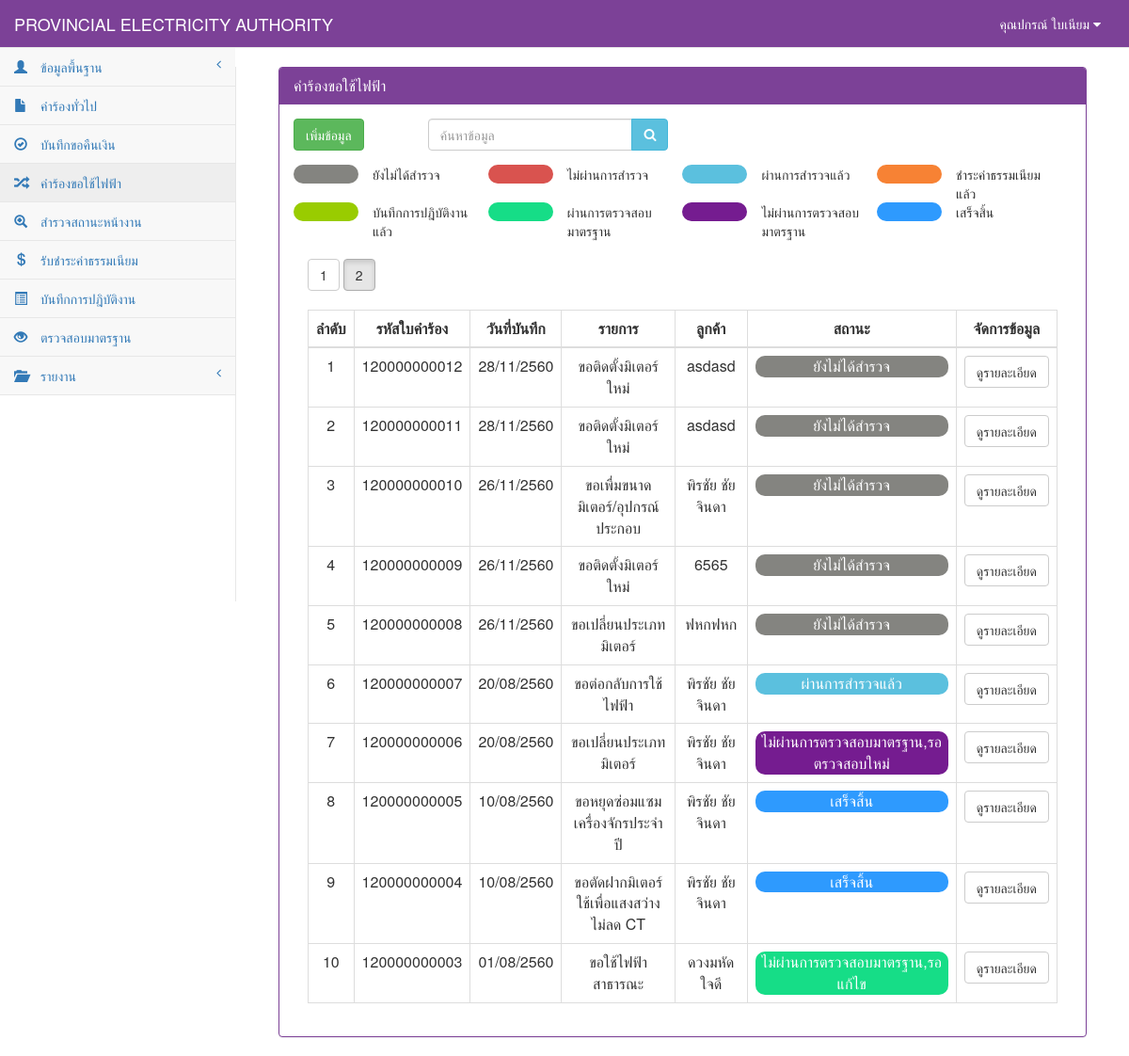
The app's page /RequestElectricity_show.php (signed in), older data.
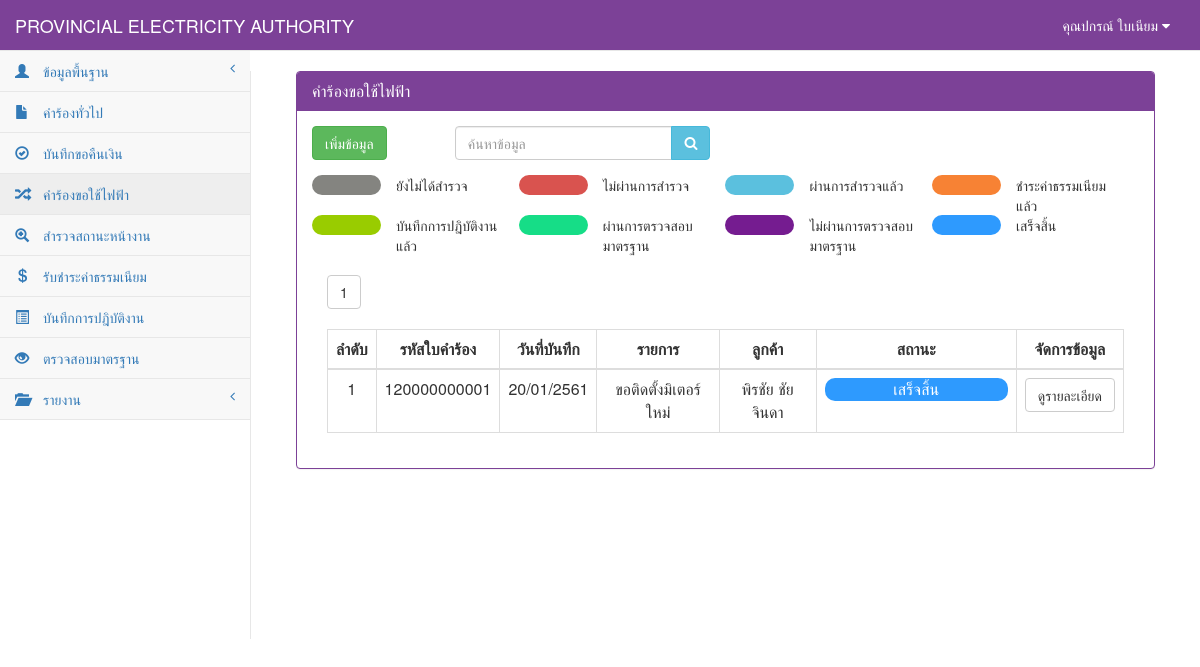
The same page, newer data.
### tables this page shows
CREATE TABLE `tb_electricity` (
  `re_id` char(12) NOT NULL,
  `re_date` date NOT NULL,
  `re_branch` varchar(50) NOT NULL,
  `user_id` char(13) NOT NULL,
  `cus_id` char(13) NOT NULL,
  `re_place_type` int(1) NOT NULL,
  `re_place_other` varchar(50) NOT NULL,
  `re_place_name` varchar(50) NOT NULL,
  `re_place_homeid` varchar(20) NOT NULL,
  `re_place_number` varchar(20) NOT NULL,
  `re_place_village` varchar(20) NOT NULL,
  `re_place_room` varchar(10) NOT NULL,
  `re_place_floor` varchar(5) NOT NULL,
  `re_place_alley` varchar(50) NOT NULL,
  `re_place_alleyway` varchar(50) NOT NULL,
  `re_place_road` varchar(50) NOT NULL,
  `re_place_villno` varchar(2) NOT NULL,
  `re_place_district` varchar(30) NOT NULL,
  `re_place_canton` varchar(30) NOT NULL,
  `re_place_province` varchar(30) NOT NULL,
  `re_place_post` varchar(10) NOT NULL,
  `re_place_tel` char(10) NOT NULL,
  `re_place_fax` char(10) NOT NULL,
  `re_place_email` varchar(30) NOT NULL,
  `re_place_service` varchar(10) NOT NULL,
  `re_contact_place` varchar(100) NOT NULL,
  `re_contact_homeid` varchar(20) NOT NULL,
  `re_contact_number` varchar(20) NOT NULL,
  `re_contact_village` varchar(20) NOT NULL,
  `re_contact_room` varchar(10) NOT NULL,
  `re_contact_floor` varchar(5) NOT NULL,
  `re_contact_alley` varchar(50) NOT NULL,
  `re_contact_alleyway` varchar(50) NOT NULL,
  `re_contact_road` varchar(50) NOT NULL,
  `re_contact_villno` varchar(2) NOT NULL,
  `re_contact_district` varchar(30) NOT NULL,
  `re_contact_canton` varchar(30) NOT NULL,
  `re_contact_province` varchar(30) NOT NULL,
  `re_contact_post` varchar(10) NOT NULL,
  `re_contact_tel` char(10) NOT NULL,
  `re_contact_fax` char(10) NOT NULL,
  `re_contact_email` varchar(30) NOT NULL,
  `re_want_type` int(2) NOT NULL,
  `re_want_other` varchar(100) NOT NULL,
  `re_detail` varchar(100) NOT NULL,
  `re_use_type` int(1) NOT NULL,
  `re_use_other` varchar(255) NOT NULL,
  `re_dateset` date NOT NULL,
  `re_keep_type` int(1) NOT NULL,
  `re_keep_name` varchar(255) NOT NULL,
  `re_keep_homeid` varchar(20) NOT NULL,
  `re_keep_number` varchar(20) NOT NULL,
  `re_keep_village` varchar(20) NOT NULL,
  `re_keep_room` varchar(20) NOT NULL,
  `re_keep_floor` varchar(5) NOT NULL,
  `re_keep_alley` varchar(50) NOT NULL,
  `re_keep_alleyway` varchar(50) NOT NULL,
  `re_keep_road` varchar(50) NOT NULL,
  `re_keep_villno` varchar(2) NOT NULL,
  `re_keep_district` varchar(30) NOT NULL,
  `re_keep_canton` varchar(30) NOT NULL,
  `re_keep_province` varchar(30) NOT NULL,
  `re_keep_post` varchar(10) NOT NULL,
  `re_keep_tel` char(10) NOT NULL,
  `re_keep_fax` char(10) NOT NULL,
  `re_keep_email` varchar(30) NOT NULL,
  `re_picture` varchar(255) NOT NULL,
  `re_status` int(1) NOT NULL,
  `re_pay` int(1) NOT NULL,
  PRIMARY KEY  (`re_id`,`re_keep_district`)
);

CREATE TABLE `tb_customer` (
  `cus_id` char(13) NOT NULL,
  `cus_first` int(2) NOT NULL,
  `cus_name` varchar(50) NOT NULL,
  `cus_type` varchar(30) NOT NULL,
  `cus_code` char(9) NOT NULL,
  `cus_tax` char(13) NOT NULL,
  `cus_homeid` varchar(20) NOT NULL,
  `cus_number` varchar(20) NOT NULL,
  `cus_village` varchar(20) NOT NULL,
  `cus_room` varchar(10) NOT NULL,
  `cus_floor` varchar(5) NOT NULL,
  `cus_alley` varchar(50) NOT NULL,
  `cus_alleyway` varchar(50) NOT NULL,
  `cus_road` varchar(50) NOT NULL,
  `cus_vilno` varchar(2) NOT NULL,
  `cus_district` varchar(30) NOT NULL,
  `cus_canton` varchar(30) NOT NULL,
  `cus_province` varchar(30) NOT NULL,
  `cus_post` varchar(10) NOT NULL,
  `cus_tel` char(10) NOT NULL,
  `cus_fax` char(10) NOT NULL,
  `cus_email` varchar(30) NOT NULL,
  PRIMARY KEY  (`cus_id`)
);

### connect_db.php (called while the page is built, shortened)
<?php
$dbname="pea";
$limit=10;
?>

### RequestElectricity_show.php (the view, shortened to what the changed rows need)
<?php
include "connect_db.php";
function Dateim($mydate){
    $d=split("-",$mydate);
    $mydate=$d[2]."/".$d[1]."/".($d[0]+543);
    return "$mydate";
}
?>
<!DOCTYPE html>
<html>
<head>
    <link href="vendor/bootstrap/css/bootstrap.css" rel="stylesheet">
    <link href="vendor/metisMenu/metisMenu.css" rel="stylesheet">
    <link href="dist/css/sb-admin-2.css" rel="stylesheet">
    <link href="vendor/font-awesome/css/font-awesome.css" rel="stylesheet" type="text/css">
</head>
<body>
    <div id="page-wrapper">
        <div class="col-sm-12 ">
            <div class="panel panel-primary">
                <div class="panel-heading">
                    <h2 class="panel-title">คำร้องขอใช้ไฟฟ้า</h2>
                </div>
            <div class="panel-body">
                <br>
            <div class="col-sm-12">
                <div class="table-responsive">
                    <?php
                        $sql_all_rows="select * from tb_electricity order by re_id";
                        $result_all_rows=mysql_db_query($dbname,$sql_all_rows);
                        $rows=mysql_num_rows($result_all_rows);
                        $total_page=ceil($rows/$limit);
                        if($_GET[start]==""){ $start="1"; }else{ $start=$_GET[start]; }
                    ?>
                    <?php
                    for($i=1;$i<=$total_page;$i++){
                            if($start==$i){
                                    echo "<a href='RequestElectricity_show.php?start=".$i."&limit=".$limit."'><button class='btn btn-default '>".$i."</button></a>&nbsp;";
                            }else{
                                    echo "<a href='RequestElectricity_show.php?start=".$i."&limit=".$limit."' c><button class='btn btn-default active'>".$i."</button></a>&nbsp;";
                            }
                    }
                    ?> <br><br>
                    <table width="100%" class="table table-bordered table-hover">
                        <thead>
                            <tr>
                                <th class=" text-center" >ลำดับ</th>
                                <th class=" text-center" >รหัสใบคำร้อง</th>
                                <th class=" text-center" >วันที่บันทึก</th>
                                <th class=" text-center" >รายการ</th>
                                <th class=" text-center" >ลูกค้า</th>
                                <th class=" text-center" style="min-width: 200">สถานะ</th>
                                <th class=" text-center">จัดการข้อมูล</th>
                            </tr>
                        </thead>
                            <tbody>
                            <?php
                                if($_GET[start]=="" || $_GET[start]=="1"){
                                        $page="0";
                                }else{
                                        $page=($_GET[start]-1)*$limit;
                                }
                                $sql="select * from tb_electricity where re_id like '%".$_POST[search]."%' order by re_id desc limit $page,$limit";
                                $result=mysql_db_query($dbname,$sql);
                                    if(mysql_num_rows($result)>0){
                                        while($array=mysql_fetch_array($result)){
                                            $page++;
                                            $sqlcus="select * from tb_customer where cus_id='".$array[cus_id]."'";
                                            $resultcus=mysql_db_query($dbname,$sqlcus);
                                            $arraycus=mysql_fetch_array($resultcus);
                                            if ($array[re_want_type] == 0) {
                                                $want = "ขอติดตั้งมิเตอร์ใหม่";
                                            } elseif ($array[re_want_type] == 1) {
                                                $want = "ขอตัดฝากมิเตอร์โดยไม่ใช้ไฟฟ้า";
                                            } elseif ($array[re_want_type] == 2) {
                                                $want = "ขอต่อกลับการใช้ไฟฟ้า";
                                            } elseif ($array[re_want_type] == 3) {
                                                $want = "ขอเพื่มขนาดมิเตอร์/อุปกรณ์ประกอบ";
                                            } elseif ($array[re_want_type] == 4) {
                                                $want = "ขอเปลี่ยนประเภทมิเตอร์";
                                            } elseif ($array[re_want_type] == 5) {
                                                $want = "ขอหยุดซ่อมแซมเครื่องจักรประจำปี";
                                            } elseif ($array[re_want_type] == 6) {
                                                $want = "ขอใช้ไฟฟ้าชั่วคราวแบบเหมาจ่าย";
                                            } elseif ($array[re_want_type] == 7) {
                                                $want = "ขอติดตั้งไฟฟ้าชั่วคราว";
                                            } elseif ($array[re_want_type] == 8) {
                                                $want = "ขอตัดฝากมิเตอร์ใช้เพื่อแสงสว่างไม่ลด CT";
                                            } elseif ($array[re_want_type] == 9) {
                                                $want = "ขอยกเลิกเลิกการใช้ไฟฟ้า";
                                            } elseif ($array[re_want_type] == 10) {
                                                $want = "ชอลดขนาดมิเตอร์/อุปกรณ์ประกอบ";
                                            } elseif ($array[re_want_type] == 11) {
                                                $want = "ขอใช้ไฟฟ้าสาธารณะ";
                                            } elseif ($array[re_want_type] == 12) {
                                                $want = "ขอตัดมิเตอร์ใช้เพื่อแสงสว่างลด CT";
                                            } elseif ($array[re_want_type] == 13) {
                                                $want = "ขอย้ายจุดติดตั้งมิเตอร์/อุปกรณ์ประกอบ";
                                            } elseif ($array[re_want_type] == 14) {
                                                $want = "ขอเปลี่ยนมิเตอร์กรณีชำรุด";
                                            } elseif ($array[re_want_type] == 15) {
                                                $want = "ขอใช้ไฟฟ้าตู้โทรศัพท์ต่อตรง";
                                            } elseif ($array[re_want_type] == 16) {
                                                $want = $array[re_place_other];
                                            }
                                            if($array[re_status]==0){
                                                $label="ยังไม่ได้สำรวจ";
                                                $status="#848480";
                                            }elseif($array[re_status]==1){
                                               $status="#5bc0de";
                                               $label="ผ่านการสำรวจแล้ว";
                                            }elseif($array[re_status]==2){
                                               $status="#F78234";
                                               $label="ชำระค่าธรรมเนียมแล้ว";
                                            }elseif($array[re_status]==3){
                                               $status="#99cc00";
                                               $label="บันทึกการปฎิบัติงานแล้ว";
                                            }elseif($array[re_status]==4){
                                               $status="#16DD87";
                                               $label="ไม่ผ่านการตรวจสอบมาตรฐาน,รอแก้ไข";
                                            }elseif($array[re_status]==5){
                                               $status="#751C90";
                                               $label="ไม่ผ่านการตรวจสอบมาตรฐาน,รอตรวจสอบใหม่";
                                            }elseif($array[re_status]==6){
                                               $status="#2E9AFE";
                                               $label="เสร็จสิ้น";
                                            }elseif($array[re_status]==9){
                                               $status="#d9534f";
                                               $label="ไม่ผ่านการสำรวจ";
                                            }
                            ?>
                                    <tr>
                                        <td class="text-center"><?=$page?></td>
                                            <td class=" text-center"><?=$array[re_id]?></td>
                                            <td class=" text-center"><?= Dateim($array[re_date]);?></td>
                                            <td class=" text-center"><?=$want?></td>
                                            <td class="text-center"><?=$arraycus[cus_name]?></td>
                                            <td class="text-center"><div style="border-radius:10px; background-color: <?=$status?>; color: white;"><?=$label?></div></td>
                                            <td align="center">
                                                <div class="btn-group">
                                                    <a class="btn btn-default" href="RequestElectricity_detail.php?re_id=<?=$array[re_id]?>">ดูรายละเอียด</a>
                                                </div>
                                            </td>
                                    </tr>
                                    <?php
                                        }
                                            }else{
                                    ?>
                                    <tr><td colspan="7" align="center">ไม่พบข้อมูล</td></tr>
                                    <?
                                            }
                                    ?>
                            </tbody>
                    </table>
                </div>
            </div>
        </div>
        </div>
    </div>
</div>
</body>
</html>

Row changes from the older to the newer data that the page shows:
removed tb_electricity: array "120000000012", array "28/11/2560", want "ขอติดตั้งมิเตอร์ใหม่", cus.cus_name "asdasd", label "ยังไม่ได้สำรวจ"
removed tb_electricity: array "120000000011", array "28/11/2560", want "ขอติดตั้งมิเตอร์ใหม่", cus.cus_name "asdasd", label "ยังไม่ได้สำรวจ"
removed tb_electricity: array "120000000010", array "26/11/2560", want "ขอเพื่มขนาดมิเตอร์/อุปกรณ์ประกอบ", cus.cus_name "พิรชัย ชัยจินดา", label "ยังไม่ได้สำรวจ"
removed tb_electricity: array "120000000009", array "26/11/2560", want "ขอติดตั้งมิเตอร์ใหม่", cus.cus_name "6565", label "ยังไม่ได้สำรวจ"
removed tb_electricity: array "120000000008", array "26/11/2560", want "ขอเปลี่ยนประเภทมิเตอร์", cus.cus_name "ฟหกฟหก", label "ยังไม่ได้สำรวจ"
removed tb_electricity: array "120000000007", array "20/08/2560", want "ขอต่อกลับการใช้ไฟฟ้า", cus.cus_name "พิรชัย ชัยจินดา", label "ผ่านการสำรวจแล้ว"
removed tb_electricity: array "120000000006", array "20/08/2560", want "ขอเปลี่ยนประเภทมิเตอร์", cus.cus_name "พิรชัย ชัยจินดา", label "ไม่ผ่านการตรวจสอบมาตรฐาน,รอตรวจสอบใหม่"
removed tb_electricity: array "120000000005", array "10/08/2560", want "ขอหยุดซ่อมแซมเครื่องจักรประจำปี", cus.cus_name "พิรชัย ชัยจินดา", label "เสร็จสิ้น"
removed tb_electricity: array "120000000004", array "10/08/2560", want "ขอตัดฝากมิเตอร์ใช้เพื่อแสงสว่างไม่ลด CT", cus.cus_name "พิรชัย ชัยจินดา", label "เสร็จสิ้น"
removed tb_electricity: array "120000000003", array "01/08/2560", want "ขอใช้ไฟฟ้าสาธารณะ", cus.cus_name "ดวงมหัด ใจดี", label "ไม่ผ่านการตรวจสอบมาตรฐาน,รอแก้ไข"
added tb_electricity: array "120000000001", array "20/01/2561", want "ขอติดตั้งมิเตอร์ใหม่", cus.cus_name "พิรชัย ชัยจินดา", label "เสร็จสิ้น"
Text that changed along with them:
list line gone: "2"
